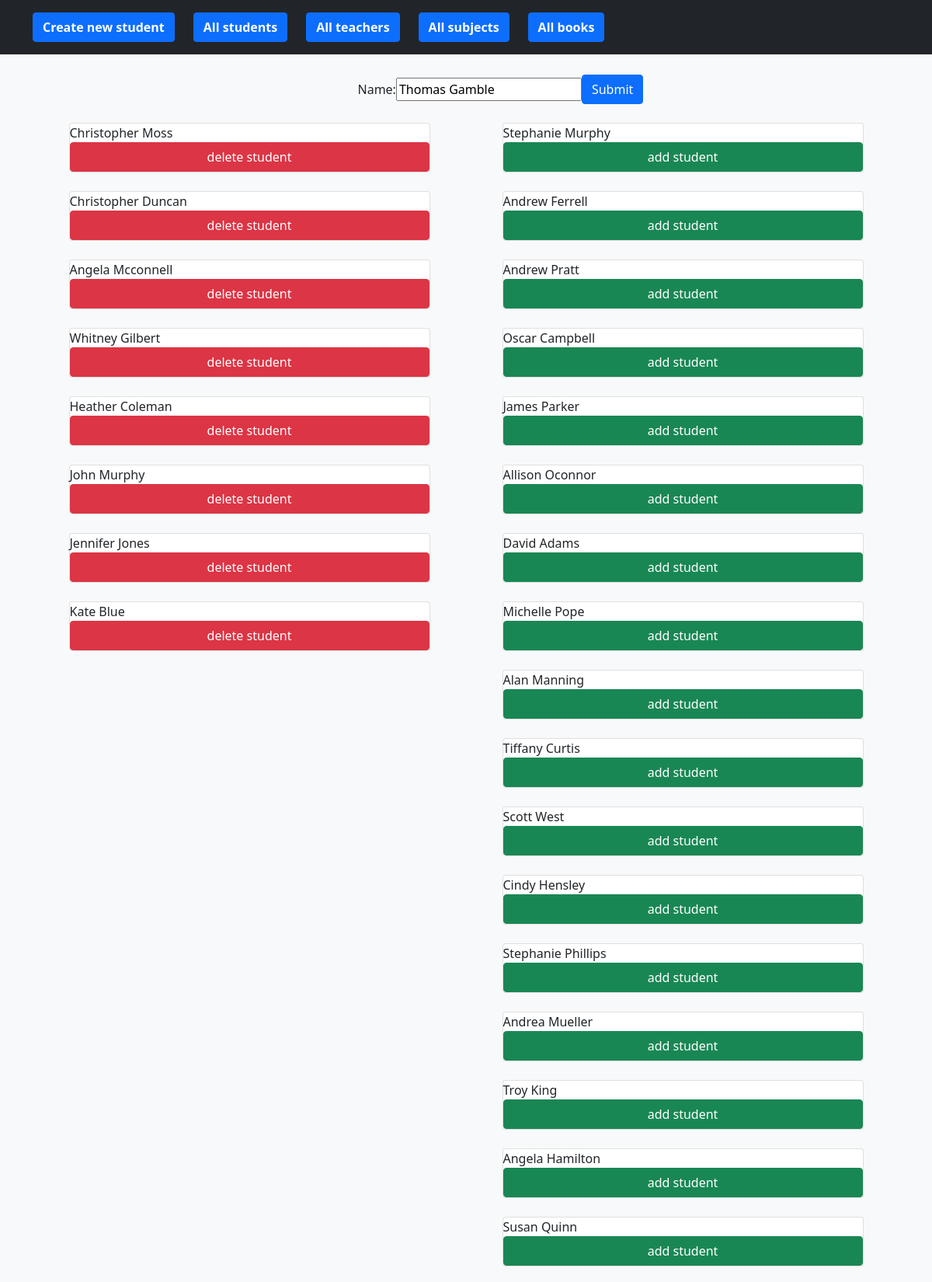
Screenshot of /teachers/update/2 (upper part) with the database file from the repository.
### app/models.py (models this page shows)
class Teacher(models.Model):
    id = models.AutoField(primary_key=True)
    name = models.CharField(max_length=200)
    students = models.ManyToManyField(
        to='app.Student',
        related_name='teachers',
        related_query_name='teachers',
    )

class Student(models.Model):
    id = models.AutoField(primary_key=True)
    name = models.CharField(max_length=200)
    surname = models.CharField(max_length=200)
    age = models.IntegerField()
    sex = models.CharField(max_length=200)
    address = models.CharField(max_length=200)
    description = models.TextField()
    birthday = models.CharField(max_length=200)
    email = models.CharField(max_length=200)
    social_url = models.CharField(null=True, max_length=200)
    normalized_name = models.CharField(null=True, max_length=200)
    book = models.OneToOneField('app.Book', on_delete=models.CASCADE,
                                null=True, related_name='student',
                                related_query_name='student')
    subject = models.ForeignKey(to='app.Subject', on_delete=models.SET_NULL,
                                null=True, related_name='students')

### app/views.py (the view, shortened to what this page needs)
# urls.py: path('teachers/update/<id>', UpdateTeacherView.as_view(),
class UpdateTeacherView(View):
    def get(self, request, id):
        teacher = get_object_or_404(Teacher, id=id)
        teacher_form = TeacherForm(instance=teacher)
        teacher_students = Student.objects.filter(
            teachers__name=teacher.name)
        no_teacher_students = Student.objects.exclude(
            teachers__name=teacher.name)
        context = {
            'teacher_form': teacher_form,
            'teacher': teacher,
            'teacher_students': teacher_students,
            'no_teacher_students': no_teacher_students,
        }
        return render(request, 'teacher_update.html', context=context)

### app/forms.py
class TeacherForm(ModelForm):
    class Meta:
        model = Teacher
        fields = [
            'name',
        ]

### app/templates/teacher_update.html (shortened to what this page needs)
{% extends 'base.html' %}
{% block body %}
<div class="album py-5 bg-light mt-5">
    <div class="container">
         <form action="{% url 'teacher_update' id=teacher.id %}" method="POST" class="d-flex flex-column mx-auto col-md-12 align-items-center">
             <div class="col-md-3 mb-4 d-flex flex-row align-items-center">
                {{ teacher_form }}
                <button type="submit" class="btn btn-primary">Submit</button>
            </div>
             <div class="d-flex flex-row mx-auto col-md-12">
                <div class="d-flex flex-column mx-auto col-md-5">
                     {% for student in teacher_students %}
                         <div class="d-flex flex-column card mb-4 box-shadow">
                            {{ student.name }} {{ student.surname }}
                            <button class="btn btn-danger col-md-12" type="submit" name="delete_student" value={{student.id}}>delete student</button>
                        </div>
                     {% endfor %}
                </div>
            <div class="d-flex flex-column mx-auto col-md-5">
             {% for student in no_teacher_students %}
                <div class="d-flex flex-column card mb-4 box-shadow">
                    {{ student.name }} {{ student.surname }}
                    <button class="btn btn-success col-md-12" type="submit" name="add_student" value={{student.id}}>add student</button>
                </div>
             {% endfor %}
             </div>
         </form>
    </div>
</div>
{% endblock %}

### rows the page displays
Teacher: name "Thomas Gamble"
Student: name "Christopher", surname "Moss", {{ student.id }} 37 (drawn)
Student: name "Christopher", surname "Duncan", {{ student.id }} 6 (drawn)
Student: name "Angela", surname "Mcconnell", {{ student.id }} 60 (drawn)
Student: name "Whitney", surname "Gilbert", {{ student.id }} 1 (drawn)
Student: name "Heather", surname "Coleman", {{ student.id }} 44 (drawn)
Student: name "John", surname "Murphy", {{ student.id }} 66 (drawn)
Student: name "Jennifer", surname "Jones", {{ student.id }} 61 (drawn)
Student: name "Kate", surname "Blue", {{ student.id }} 75 (drawn)
Student: name "Stephanie", surname "Murphy", {{ student.id }} 2 (drawn)
Student: name "Andrew", surname "Ferrell", {{ student.id }} 3 (drawn)
Student: name "Andrew", surname "Pratt", {{ student.id }} 4 (drawn)
Student: name "Oscar", surname "Campbell", {{ student.id }} 5 (drawn)
Student: name "James", surname "Parker", {{ student.id }} 7 (drawn)
Student: name "Allison", surname "Oconnor", {{ student.id }} 8 (drawn)
Student: name "David", surname "Adams", {{ student.id }} 9 (drawn)
Student: name "Michelle", surname "Pope", {{ student.id }} 10 (drawn)
Student: name "Alan", surname "Manning", {{ student.id }} 11 (drawn)
Student: name "Tiffany", surname "Curtis", {{ student.id }} 12 (drawn)
Student: name "Scott", surname "West", {{ student.id }} 13 (drawn)
Student: name "Cindy", surname "Hensley", {{ student.id }} 14 (drawn)
Student: name "Stephanie", surname "Phillips", {{ student.id }} 15 (drawn)
Student: name "Andrea", surname "Mueller", {{ student.id }} 16 (drawn)
Student: name "Troy", surname "King", {{ student.id }} 17 (drawn)
Student: name "Angela", surname "Hamilton", {{ student.id }} 18 (drawn)
Student: name "Susan", surname "Quinn", {{ student.id }} 19 (drawn)
